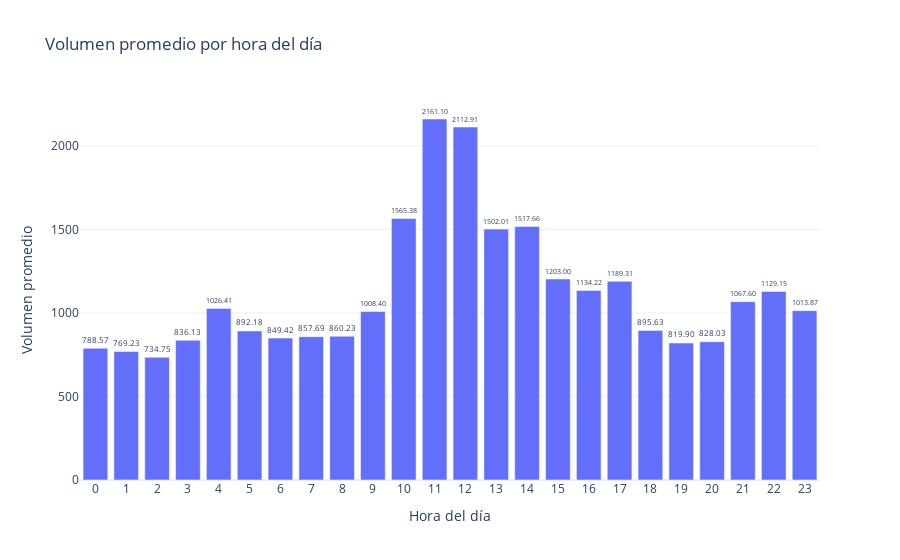

Here is the notebook cell this chart was saved with:
### Code cell
# Supongamos que tienes un DataFrame llamado df con datos históricos de 1 hora
# Asegúrate de que la columna 'datetime' esté en formato datetime
df['datetime'] = pd.to_datetime(df['datetime'])

# Extraer la hora del día de la columna 'datetime'
df['hour'] = df['datetime'].dt.hour

# Agrupar por hora y calcular el volumen promedio
hourly_volume = df.groupby('hour')['volume'].mean().reset_index()

# Crear un gráfico interactivo con Plotly
fig = px.bar(
    hourly_volume,
    x='hour',
    y='volume',
    title='Volumen promedio por hora del día',
    labels={'hour': 'Hora del día', 'volume': 'Volumen promedio'},
    text='volume',
)

# Ajustar el formato del gráfico
fig.update_traces(texttemplate='%{text:.2f}', textposition='outside')
fig.update_layout(
    xaxis=dict(tickmode='linear', tick0=0, dtick=1),  # Mostrar cada hora en el eje X
    yaxis=dict(title='Volumen promedio'),
    bargap=0.2,
    template='plotly_white'
)

# Mostrar el gráfico
fig.show()

### Figure 1 — Plotly figure (JSON) as saved in the notebook; plotly's stock layout.template omitted (floating-point values rounded to 4 significant figures)
{"data": [{"alignmentgroup": "True", "hovertemplate": "Hora del día=%{x}<br>Volumen promedio=%{text}<extra></extra>", "legendgroup": "", "marker": {"color": "#636efa", "pattern": {"shape": ""}}, "name": "", "offsetgroup": "", "orientation": "v", "showlegend": false, "text": [788.6, 769.2, 734.8, 836.1, 1026.0, 892.2, 849.4, 857.7, 860.2, 1008.0, 1565.0, 2161.0, 2113.0, 1502.0, 1518.0, 1203.0, 1134.0, 1189.0, 895.6, 819.9, 828.0, 1068.0, 1129.0, 1014.0], "textposition": "outside", "texttemplate": "%{text:.2f}", "type": "bar", "x": [0, 1, 2, 3, 4, 5, 6, 7, 8, 9, 10, 11, 12, 13, 14, 15, 16, 17, 18, 19, 20, 21, 22, 23], "xaxis": "x", "y": [788.6, 769.2, 734.8, 836.1, 1026.0, 892.2, 849.4, 857.7, 860.2, 1008.0, 1565.0, 2161.0, 2113.0, 1502.0, 1518.0, 1203.0, 1134.0, 1189.0, 895.6, 819.9, 828.0, 1068.0, 1129.0, 1014.0], "yaxis": "y"}], "layout": {"bargap": 0.2, "barmode": "relative", "legend": {"tracegroupgap": 0}, "title": {"text": "Volumen promedio por hora del día"}, "xaxis": {"anchor": "y", "domain": [0, 1], "dtick": 1, "tick0": 0, "tickmode": "linear", "title": {"text": "Hora del día"}}, "yaxis": {"anchor": "x", "domain": [0, 1], "title": {"text": "Volumen promedio"}}}}
